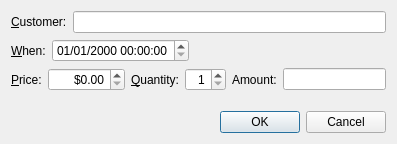
<?xml version="1.0" encoding="UTF-8"?>
<ui version="4.0">
 <class>TicketOrderDlg</class>
 <widget class="QDialog" name="TicketOrderDlg">
  <property name="geometry">
   <rect>
    <x>0</x>
    <y>0</y>
    <width>397</width>
    <height>144</height>
   </rect>
  </property>
  <property name="windowTitle">
   <string>Ticket Order</string>
  </property>
  <layout class="QVBoxLayout" name="verticalLayout">
   <item>
    <layout class="QHBoxLayout" name="horizontalLayout">
     <item>
      <widget class="QLabel" name="label">
       <property name="text">
        <string>&amp;Customer:</string>
       </property>
       <property name="buddy">
        <cstring>customerLineEdit</cstring>
       </property>
      </widget>
     </item>
     <item>
      <widget class="QLineEdit" name="customerLineEdit"/>
     </item>
    </layout>
   </item>
   <item>
    <layout class="QHBoxLayout" name="horizontalLayout_2">
     <item>
      <widget class="QLabel" name="label_2">
       <property name="text">
        <string>&amp;When:</string>
       </property>
       <property name="buddy">
        <cstring>whenDateTimeEdit</cstring>
       </property>
      </widget>
     </item>
     <item>
      <widget class="QDateTimeEdit" name="whenDateTimeEdit">
       <property name="displayFormat">
        <string>dd/MM/yyyy HH:mm:ss</string>
       </property>
       <property name="timeSpec">
        <enum>Qt::LocalTime</enum>
       </property>
      </widget>
     </item>
     <item>
      <spacer name="horizontalSpacer">
       <property name="orientation">
        <enum>Qt::Horizontal</enum>
       </property>
       <property name="sizeHint" stdset="0">
        <size>
         <width>40</width>
         <height>20</height>
        </size>
       </property>
      </spacer>
     </item>
    </layout>
   </item>
   <item>
    <layout class="QHBoxLayout" name="horizontalLayout_3">
     <item>
      <widget class="QLabel" name="label_3">
       <property name="text">
        <string>&amp;Price:</string>
       </property>
       <property name="buddy">
        <cstring>priceSpinBox</cstring>
       </property>
      </widget>
     </item>
     <item>
      <widget class="QDoubleSpinBox" name="priceSpinBox">
       <property name="alignment">
        <set>Qt::AlignRight|Qt::AlignTrailing|Qt::AlignVCenter</set>
       </property>
       <property name="prefix">
        <string>$</string>
       </property>
       <property name="maximum">
        <double>5000.000000000000000</double>
       </property>
      </widget>
     </item>
     <item>
      <widget class="QLabel" name="label_4">
       <property name="text">
        <string>&amp;Quantity:</string>
       </property>
       <property name="buddy">
        <cstring>quantitySpinBox</cstring>
       </property>
      </widget>
     </item>
     <item>
      <widget class="QSpinBox" name="quantitySpinBox">
       <property name="alignment">
        <set>Qt::AlignRight|Qt::AlignTrailing|Qt::AlignVCenter</set>
       </property>
       <property name="minimum">
        <number>1</number>
       </property>
       <property name="maximum">
        <number>50</number>
       </property>
      </widget>
     </item>
     <item>
      <widget class="QLabel" name="label_5">
       <property name="text">
        <string>Amount:</string>
       </property>
       <property name="buddy">
        <cstring>amountLineEdit</cstring>
       </property>
      </widget>
     </item>
     <item>
      <widget class="QLineEdit" name="amountLineEdit">
       <property name="alignment">
        <set>Qt::AlignRight|Qt::AlignTrailing|Qt::AlignVCenter</set>
       </property>
       <property name="readOnly">
        <bool>false</bool>
       </property>
      </widget>
     </item>
    </layout>
   </item>
   <item>
    <spacer name="verticalSpacer">
     <property name="orientation">
      <enum>Qt::Vertical</enum>
     </property>
     <property name="sizeHint" stdset="0">
      <size>
       <width>20</width>
       <height>10</height>
      </size>
     </property>
    </spacer>
   </item>
   <item>
    <widget class="QDialogButtonBox" name="buttonBox">
     <property name="standardButtons">
      <set>QDialogButtonBox::Cancel|QDialogButtonBox::Ok</set>
     </property>
    </widget>
   </item>
  </layout>
 </widget>
 <resources/>
 <connections/>
</ui>
